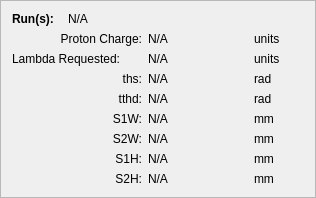
                <widget class="QFrame" name="frame">
                 <property name="frameShape">
                  <enum>QFrame::StyledPanel</enum>
                 </property>
                 <property name="frameShadow">
                  <enum>QFrame::Raised</enum>
                 </property>
                 <layout class="QVBoxLayout" name="verticalLayout_5">
                  <item>
                   <layout class="QHBoxLayout" name="horizontalLayout_5">
                    <item>
                     <widget class="QLabel" name="label_3">
                      <property name="minimumSize">
                       <size>
                        <width>50</width>
                        <height>0</height>
                       </size>
                      </property>
                      <property name="maximumSize">
                       <size>
                        <width>50</width>
                        <height>16777215</height>
                       </size>
                      </property>
                      <property name="font">
                       <font>
                        <weight>75</weight>
                        <bold>true</bold>
                       </font>
                      </property>
                      <property name="text">
                       <string>Run(s):</string>
                      </property>
                     </widget>
                    </item>
                    <item>
                     <widget class="QLabel" name="metadataRunNumber">
                      <property name="text">
                       <string>N/A</string>
                      </property>
                     </widget>
                    </item>
                   </layout>
                  </item>
                  <item>
                   <layout class="QGridLayout" name="gridLayout_4">
                    <item row="0" column="0">
                     <widget class="QLabel" name="label_146">
                      <property name="sizePolicy">
                       <sizepolicy hsizetype="Minimum" vsizetype="Preferred">
                        <horstretch>0</horstretch>
                        <verstretch>0</verstretch>
                       </sizepolicy>
                      </property>
                      <property name="minimumSize">
                       <size>
                        <width>130</width>
                        <height>0</height>
                       </size>
                      </property>
                      <property name="maximumSize">
                       <size>
                        <width>130</width>
                        <height>16777215</height>
                       </size>
                      </property>
                      <property name="layoutDirection">
                       <enum>Qt::LeftToRight</enum>
                      </property>
                      <property name="text">
                       <string>Proton Charge:</string>
                      </property>
                      <property name="alignment">
                       <set>Qt::AlignRight|Qt::AlignTrailing|Qt::AlignVCenter</set>
                      </property>
                     </widget>
                    </item>
                    <item row="0" column="1">
                     <widget class="QLabel" name="metadataProtonChargeValue">
                      <property name="sizePolicy">
                       <sizepolicy hsizetype="Minimum" vsizetype="Preferred">
                        <horstretch>0</horstretch>
                        <verstretch>0</verstretch>
                       </sizepolicy>
                      </property>
                      <property name="minimumSize">
                       <size>
                        <width>100</width>
                        <height>0</height>
                       </size>
                      </property>
                      <property name="text">
                       <string>N/A</string>
                      </property>
                     </widget>
                    </item>
                    <item row="0" column="2">
                     <widget class="QLabel" name="metadataProtonChargeUnits">
                      <property name="sizePolicy">
                       <sizepolicy hsizetype="Minimum" vsizetype="Preferred">
                        <horstretch>0</horstretch>
                        <verstretch>0</verstretch>
                       </sizepolicy>
                      </property>
                      <property name="text">
                       <string>units</string>
                      </property>
                     </widget>
                    </item>
                    <item row="1" column="0">
                     <widget class="QLabel" name="label_149">
                      <property name="sizePolicy">
                       <sizepolicy hsizetype="Minimum" vsizetype="Preferred">
                        <horstretch>0</horstretch>
                        <verstretch>0</verstretch>
                       </sizepolicy>
                      </property>
                      <property name="minimumSize">
                       <size>
                        <width>130</width>
                        <height>0</height>
                       </size>
                      </property>
                      <property name="maximumSize">
                       <size>
                        <width>130</width>
                        <height>16777215</height>
                       </size>
                      </property>
                      <property name="text">
                       <string>Lambda Requested:</string>
                      </property>
                     </widget>
                    </item>
                    <item row="1" column="2">
                     <widget class="QLabel" name="metadataLambdaRequestedUnits">
                      <property name="sizePolicy">
                       <sizepolicy hsizetype="Minimum" vsizetype="Preferred">
                        <horstretch>0</horstretch>
                        <verstretch>0</verstretch>
                       </sizepolicy>
                      </property>
                      <property name="text">
                       <string>units</string>
                      </property>
                     </widget>
                    </item>
                    <item row="2" column="0">
                     <widget class="QLabel" name="label_152">
                      <property name="sizePolicy">
                       <sizepolicy hsizetype="Minimum" vsizetype="Preferred">
                        <horstretch>0</horstretch>
                        <verstretch>0</verstretch>
                       </sizepolicy>
                      </property>
                      <property name="minimumSize">
                       <size>
                        <width>130</width>
                        <height>0</height>
                       </size>
                      </property>
                      <property name="maximumSize">
                       <size>
                        <width>40</width>
                        <height>16777215</height>
                       </size>
                      </property>
                      <property name="text">
                       <string>ths:</string>
                      </property>
                      <property name="alignment">
                       <set>Qt::AlignRight|Qt::AlignTrailing|Qt::AlignVCenter</set>
                      </property>
                     </widget>
                    </item>
                    <item row="2" column="1">
                     <widget class="QLabel" name="metadatathiValue">
                      <property name="sizePolicy">
                       <sizepolicy hsizetype="Minimum" vsizetype="Preferred">
                        <horstretch>0</horstretch>
                        <verstretch>0</verstretch>
                       </sizepolicy>
                      </property>
                      <property name="minimumSize">
                       <size>
                        <width>100</width>
                        <height>0</height>
                       </size>
                      </property>
                      <property name="maximumSize">
                       <size>
                        <width>100</width>
                        <height>16777215</height>
                       </size>
                      </property>
                      <property name="text">
                       <string>N/A</string>
                      </property>
                     </widget>
                    </item>
                    <item row="2" column="2">
                     <widget class="QLabel" name="metadatathiUnits">
                      <property name="sizePolicy">
                       <sizepolicy hsizetype="Minimum" vsizetype="Preferred">
                        <horstretch>0</horstretch>
                        <verstretch>0</verstretch>
                       </sizepolicy>
                      </property>
                      <property name="minimumSize">
                       <size>
                        <width>50</width>
                        <height>0</height>
                       </size>
                      </property>
                      <property name="maximumSize">
                       <size>
                        <width>50</width>
                        <height>16777215</height>
                       </size>
                      </property>
                      <property name="text">
                       <string>rad</string>
                      </property>
                     </widget>
                    </item>
                    <item row="3" column="0">
                     <widget class="QLabel" name="label_154">
                      <property name="sizePolicy">
                       <sizepolicy hsizetype="Minimum" vsizetype="Preferred">
                        <horstretch>0</horstretch>
                        <verstretch>0</verstretch>
                       </sizepolicy>
                      </property>
                      <property name="minimumSize">
                       <size>
                        <width>130</width>
                        <height>0</height>
                       </size>
                      </property>
                      <property name="maximumSize">
                       <size>
                        <width>40</width>
                        <height>16777215</height>
                       </size>
                      </property>
                      <property name="text">
                       <string>tthd:</string>
                      </property>
                      <property name="alignment">
                       <set>Qt::AlignRight|Qt::AlignTrailing|Qt::AlignVCenter</set>
                      </property>
                     </widget>
                    </item>
                    <item row="3" column="1">
                     <widget class="QLabel" name="metadatatthdValue">
                      <property name="sizePolicy">
                       <sizepolicy hsizetype="Minimum" vsizetype="Preferred">
                        <horstretch>0</horstretch>
                        <verstretch>0</verstretch>
                       </sizepolicy>
                      </property>
                      <property name="minimumSize">
                       <size>
                        <width>100</width>
                        <height>0</height>
                       </size>
                      </property>
                      <property name="maximumSize">
                       <size>
                        <width>100</width>
                        <height>16777215</height>
                       </size>
                      </property>
                      <property name="text">
                       <string>N/A</string>
                      </property>
                     </widget>
                    </item>
                    <item row="3" column="2">
                     <widget class="QLabel" name="metadatatthdUnits">
                      <property name="sizePolicy">
                       <sizepolicy hsizetype="Minimum" vsizetype="Preferred">
                        <horstretch>0</horstretch>
                        <verstretch>0</verstretch>
                       </sizepolicy>
                      </property>
                      <property name="minimumSize">
                       <size>
                        <width>50</width>
                        <height>0</height>
                       </size>
                      </property>
                      <property name="maximumSize">
                       <size>
                        <width>50</width>
                        <height>16777215</height>
                       </size>
                      </property>
                      <property name="text">
                       <string>rad</string>
                      </property>
                     </widget>
                    </item>
                    <item row="4" column="0">
                     <widget class="QLabel" name="label_156">
                      <property name="sizePolicy">
                       <sizepolicy hsizetype="Minimum" vsizetype="Preferred">
                        <horstretch>0</horstretch>
                        <verstretch>0</verstretch>
                       </sizepolicy>
                      </property>
                      <property name="minimumSize">
                       <size>
                        <width>40</width>
                        <height>0</height>
                       </size>
                      </property>
                      <property name="maximumSize">
                       <size>
                        <width>130</width>
                        <height>16777215</height>
                       </size>
                      </property>
                      <property name="text">
                       <string>S1W:</string>
                      </property>
                      <property name="alignment">
                       <set>Qt::AlignRight|Qt::AlignTrailing|Qt::AlignVCenter</set>
                      </property>
                     </widget>
                    </item>
                    <item row="4" column="1">
                     <widget class="QLabel" name="metadataS1WValue">
                      <property name="sizePolicy">
                       <sizepolicy hsizetype="Minimum" vsizetype="Preferred">
                        <horstretch>0</horstretch>
                        <verstretch>0</verstretch>
                       </sizepolicy>
                      </property>
                      <property name="minimumSize">
                       <size>
                        <width>100</width>
                        <height>0</height>
                       </size>
                      </property>
                      <property name="maximumSize">
                       <size>
                        <width>100</width>
                        <height>16777215</height>
                       </size>
                      </property>
                      <property name="text">
                       <string>N/A</string>
                      </property>
                     </widget>
                    </item>
                    <item row="4" column="2">
                     <widget class="QLabel" name="label_18">
                      <property name="sizePolicy">
                       <sizepolicy hsizetype="Minimum" vsizetype="Preferred">
                        <horstretch>0</horstretch>
                        <verstretch>0</verstretch>
                       </sizepolicy>
                      </property>
                      <property name="minimumSize">
                       <size>
                        <width>50</width>
                        <height>0</height>
                       </size>
                      </property>
                      <property name="maximumSize">
                       <size>
                        <width>50</width>
                        <height>16777215</height>
                       </size>
                      </property>
                      <property name="text">
                       <string>mm</string>
                      </property>
                     </widget>
                    </item>
                    <item row="5" column="0">
                     <widget class="QLabel" name="S2SiWlabel">
                      <property name="sizePolicy">
                       <sizepolicy hsizetype="Minimum" vsizetype="Preferred">
                        <horstretch>0</horstretch>
                        <verstretch>0</verstretch>
                       </sizepolicy>
                      </property>
                      <property name="minimumSize">
                       <size>
                        <width>40</width>
                        <height>0</height>
                       </size>
                      </property>
                      <property name="maximumSize">
                       <size>
                        <width>130</width>
                        <height>16777215</height>
                       </size>
                      </property>
                      <property name="text">
                       <string>S2W:</string>
                      </property>
                      <property name="alignment">
                       <set>Qt::AlignRight|Qt::AlignTrailing|Qt::AlignVCenter</set>
                      </property>
                     </widget>
                    </item>
                    <item row="5" column="1">
                     <widget class="QLabel" name="metadataS2WValue">
                      <property name="sizePolicy">
                       <sizepolicy hsizetype="Minimum" vsizetype="Preferred">
                        <horstretch>0</horstretch>
                        <verstretch>0</verstretch>
                       </sizepolicy>
                      </property>
                      <property name="minimumSize">
                       <size>
                        <width>100</width>
                        <height>0</height>
                       </size>
                      </property>
                      <property name="maximumSize">
                       <size>
                        <width>100</width>
                        <height>16777215</height>
                       </size>
                      </property>
                      <property name="text">
                       <string>N/A</string>
                      </property>
                     </widget>
                    </item>
                    <item row="5" column="2">
                     <widget class="QLabel" name="label_19">
                      <property name="sizePolicy">
                       <sizepolicy hsizetype="Minimum" vsizetype="Preferred">
                        <horstretch>0</horstretch>
                        <verstretch>0</verstretch>
                       </sizepolicy>
                      </property>
                      <property name="minimumSize">
                       <size>
                        <width>50</width>
                        <height>0</height>
                       </size>
                      </property>
                      <property name="maximumSize">
                       <size>
                        <width>50</width>
                        <height>16777215</height>
                       </size>
                      </property>
                      <property name="text">
                       <string>mm</string>
                      </property>
                     </widget>
                    </item>
                    <item row="6" column="0">
                     <widget class="QLabel" name="label_160">
                      <property name="sizePolicy">
                       <sizepolicy hsizetype="Minimum" vsizetype="Preferred">
                        <horstretch>0</horstretch>
                        <verstretch>0</verstretch>
                       </sizepolicy>
                      </property>
                      <property name="maximumSize">
                       <size>
                        <width>130</width>
                        <height>16777215</height>
                       </size>
                      </property>
                      <property name="text">
                       <string>S1H:</string>
                      </property>
                      <property name="alignment">
                       <set>Qt::AlignRight|Qt::AlignTrailing|Qt::AlignVCenter</set>
                      </property>
                     </widget>
                    </item>
                    <item row="6" column="1">
                     <widget class="QLabel" name="metadataS1HValue">
                      <property name="sizePolicy">
                       <sizepolicy hsizetype="Minimum" vsizetype="Preferred">
                        <horstretch>0</horstretch>
                        <verstretch>0</verstretch>
                       </sizepolicy>
                      </property>
                      <property name="minimumSize">
                       <size>
                        <width>100</width>
                        <height>0</height>
                       </size>
                      </property>
                      <property name="maximumSize">
                       <size>
                        <width>100</width>
                        <height>16777215</height>
                       </size>
                      </property>
                      <property name="text">
                       <string>N/A</string>
                      </property>
                     </widget>
                    </item>
                    <item row="6" column="2">
                     <widget class="QLabel" name="label_22">
                      <property name="sizePolicy">
                       <sizepolicy hsizetype="Minimum" vsizetype="Preferred">
                        <horstretch>0</horstretch>
                        <verstretch>0</verstretch>
                       </sizepolicy>
                      </property>
                      <property name="minimumSize">
                       <size>
                        <width>50</width>
                        <height>0</height>
                       </size>
                      </property>
                      <property name="maximumSize">
                       <size>
                        <width>50</width>
                        <height>16777215</height>
                       </size>
                      </property>
                      <property name="text">
                       <string>mm</string>
                      </property>
                     </widget>
                    </item>
                    <item row="7" column="0">
                     <widget class="QLabel" name="S2SiHlabel">
                      <property name="sizePolicy">
                       <sizepolicy hsizetype="Minimum" vsizetype="Preferred">
                        <horstretch>0</horstretch>
                        <verstretch>0</verstretch>
                       </sizepolicy>
                      </property>
                      <property name="maximumSize">
                       <size>
                        <width>130</width>
                        <height>16777215</height>
                       </size>
                      </property>
                      <property name="text">
                       <string>S2H:</string>
                      </property>
                      <property name="alignment">
                       <set>Qt::AlignRight|Qt::AlignTrailing|Qt::AlignVCenter</set>
                      </property>
                     </widget>
                    </item>
                    <item row="7" column="1">
                     <widget class="QLabel" name="metadataS2HValue">
                      <property name="sizePolicy">
                       <sizepolicy hsizetype="Minimum" vsizetype="Preferred">
                        <horstretch>0</horstretch>
                        <verstretch>0</verstretch>
                       </sizepolicy>
                      </property>
                      <property name="minimumSize">
                       <size>
                        <width>100</width>
                        <height>0</height>
                       </size>
                      </property>
                      <property name="maximumSize">
                       <size>
                        <width>100</width>
                        <height>16777215</height>
                       </size>
                      </property>
                      <property name="text">
                       <string>N/A</string>
                      </property>
                     </widget>
                    </item>
                    <item row="7" column="2">
                     <widget class="QLabel" name="label_23">
                      <property name="sizePolicy">
                       <sizepolicy hsizetype="Minimum" vsizetype="Preferred">
                        <horstretch>0</horstretch>
                        <verstretch>0</verstretch>
                       </sizepolicy>
                      </property>
                      <property name="minimumSize">
                       <size>
                        <width>50</width>
                        <height>0</height>
                       </size>
                      </property>
                      <property name="maximumSize">
                       <size>
                        <width>50</width>
                        <height>16777215</height>
                       </size>
                      </property>
                      <property name="text">
                       <string>mm</string>
                      </property>
                     </widget>
                    </item>
                    <item row="1" column="1">
                     <widget class="QLabel" name="metadataLambdaRequestedValue">
                      <property name="sizePolicy">
                       <sizepolicy hsizetype="Minimum" vsizetype="Preferred">
                        <horstretch>0</horstretch>
                        <verstretch>0</verstretch>
                       </sizepolicy>
                      </property>
                      <property name="minimumSize">
                       <size>
                        <width>100</width>
                        <height>0</height>
                       </size>
                      </property>
                      <property name="text">
                       <string>N/A</string>
                      </property>
                     </widget>
                    </item>
                   </layout>
                  </item>
                 </layout>
                </widget>
